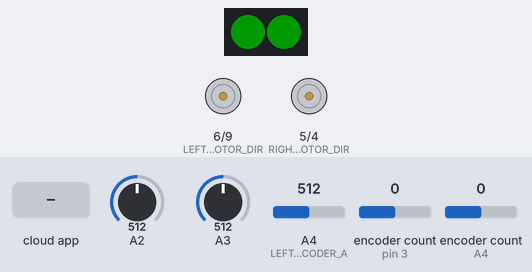
A sketch run on a simulated Arduino Uno, built with avr-gcc and run on an emulated ATmega328P. Parts: 2 RGB LEDs in strip order, left to right, direction and speed pins drawn as motors (green arrow = direction pin HIGH = forward, orange = LOW = backward, longer = more drive). The inputs (shaded band) are chosen by the test bench; at power-on: A2 = 512, A3 = 512, A4 (LEFT_ENCODER_A) = 512, encoder count (sensors on pin 3, A4) 0. Dim RGB values are drawn brighter than linear; the ROS host is connected and sends only what is stated.

Above: at 1.2 s.
1.3 s: the phone or cloud app sets angular.z to -100
At 1.49 s:
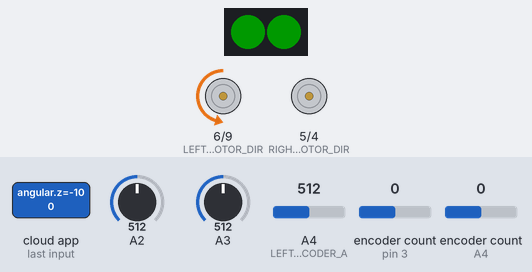
At 2.8 s:
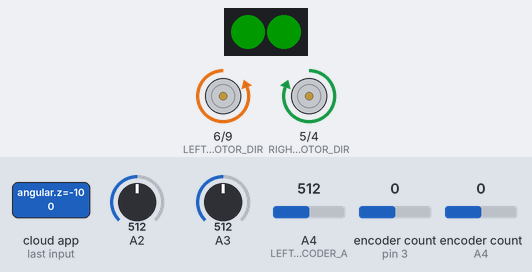
3.1 s: the phone or cloud app sets linear.x to -100
At 4.6 s:
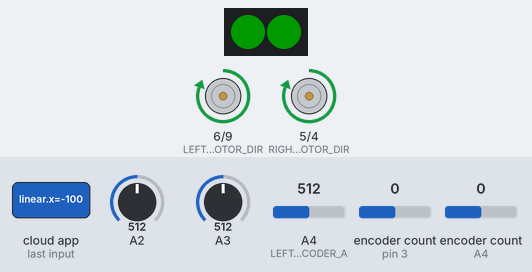
Timing chart, 0 to 6.1 s (numbered marks = the images above; inputs shaded):
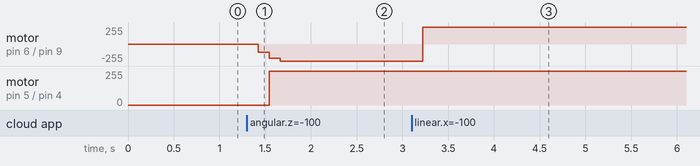

Measured:
- after the input at 1.3 s, motor on pin 6 (LEFT_MOTOR_DIR) / pin 9 (LEFT_MOTOR_PWM): stopped → backward 121/255 after 0.12 s, → backward 212/255 0.12 s later, → backward 255/255 0.12 s later; motor on pin 5 (RIGHT_MOTOR_DIR) / pin 4 (RIGHT_MOTOR_PWM): stopped → forward 255/255 after 0.24 s
- after the input at 3.1 s, motor on pin 6 (LEFT_MOTOR_DIR) / pin 9 (LEFT_MOTOR_PWM): backward 255/255 → forward 255/255 after 0.12 s

The sketch:

Sensors.ino
```cpp
#include "Header.h"

float getDistance(int ir_pin)
{
  /*
   * int ir_pin: Analog pin number of IR sensor
   * Returns distance in m (and cuts off at 0.1m and 0.8m because range of sensor is 10-80cm)
   */

  int ir_val[IR_SAMPLE_SIZE];

  // Collect samples from IR sensor
  for (int i = 0; i < IR_SAMPLE_SIZE; i++)
  {
    // Read analog value
    ir_val[i] = analogRead(ir_pin);
  }

  // Sort array of sensor values
  sortArray(ir_val, IR_SAMPLE_SIZE);

  // Use median value for further caluclations -> ir_val[SAMPLE_SIZE/2]
  float distance_cm = 4800.0 / (ir_val[IR_SAMPLE_SIZE / 2] - 20.0);

  // Alternative formulas found in experiments
  //5177 / (ir_val[SAMPLE_SIZE/2] -19.54) - 1.28;
  //4213 / (ir_val[SAMPLE_SIZE/2] -41.64);
  //rangeIR[0] = ( (364.0 * exp(-0.02714 * analog_temp0)) + (62.85 * exp(-0.004412 * analog_temp0)) ) * 0.01;


  // Check if distance inside range that can be measured by sensor (10-80cm), otherwise cut value off
  if (distance_cm > 80.0 || distance_cm < 0.0)
    return 0.81;
  else if (distance_cm < 10.0)
    return 0.09;
  return (float)(distance_cm / 100.0); // return in m
}

// Get IR Sensor values
float sensL()
{
  float distance = getDistance(IR_LEFT);
  return distance;
}
float sensF()
{
  float distance = getDistance(IR_FRONT);
  return distance;
}
float sensR()
{
  float distance = getDistance(IR_RIGHT);
  return distance;
}

void readSensorsIR(float *irLeft, float *irFront, float *irRight) {
  *irLeft = sensL();
  *irFront = sensF();
  *irRight = sensR();
}

// Helper function to sort array
void sortArray(int a[], int size)
{
  for (int i = 0; i < (size - 1); i++)
  {
    bool flag = true;
    for (int o = 0; o < (size - (i + 1)); o++)
    {
      if (a[o] > a[o + 1])
      {
        int t = a[o];
        a[o] = a[o + 1];
        a[o + 1] = t;
        flag = false;
      }
    }
    if (flag)
      break;
  }
}
```

AMazeBot.ino
```cpp
#include "Header.h"

void update() // update service routine
{
  encUpdate(&oldEncoderLeft, &oldEncoderRight);
  poseUpdate();
  pidControl(realSpeed, desiredSpeed);
  readSensorsIR(&distanceIR_L, &distanceIR_F, &distanceIR_R);
}

void setup()
{
  // Setup pins
  pinMode(LEFT_ENCODER_A, INPUT);
  pinMode(LEFT_ENCODER_B, INPUT);
  pinMode(RIGHT_ENCODER_A, INPUT);
  pinMode(RIGHT_ENCODER_B, INPUT);

  // Motors
  pinMode(RIGHT_MOTOR_DIR, OUTPUT);
  pinMode(RIGHT_MOTOR_PWM, OUTPUT);
  pinMode(LEFT_MOTOR_DIR, OUTPUT);
  pinMode(LEFT_MOTOR_PWM, OUTPUT);


  // Initialize oldEncoder values
  encUpdate(&oldEncoderLeft, &oldEncoderRight);
  FastLED.addLeds<WS2812, LED_PIN, GRB>(leds, NUM_LEDS);
  FastLED.setBrightness(25);

  // Setup ROS
  setupROS();


  desiredSpeed = cmd_vel(0.00, 0.0); // pass desired linear velocity (m/s) and angular velocitiy (rad/s)

  // Start motors
  digitalWrite(RIGHT_MOTOR_DIR, FORWARD);
  analogWrite(RIGHT_MOTOR_PWM, 0);

  digitalWrite(LEFT_MOTOR_DIR, FORWARD);
  analogWrite(LEFT_MOTOR_PWM, 0);

  // Initialize timestamp
  timestamp = millis();
}

void loop()
{
  // Polling version of the code
  if ((millis() - timestamp) >= 1000 / UPDATE_FREQUENCY)
  {
    update();  // update robot

    if(rosOK() == true) {
        publish(); // Publish all ROS messages
        nh.spinOnce(); // Receive messages
    }
    else {
        desiredSpeed = cmd_vel(0.00, 0.0); // Stop locally because message not getting through anymore
    }

    if (cmd_vel_timeout >= 5)
    {
        desiredSpeed = cmd_vel(0.00, 0.0);
        cmd_vel_pub.publish(&stop_msg); // Stop robot after timeout when not receiving any new messages
    }

    cmd_vel_timeout++;
    timestamp = millis();
  }
}
```

Header.h
```cpp
#ifndef HEADER_H
#define HEADER_H

// IMPORTS
#include <Encoder.h>
#include <FastLED.h>
#include <ros.h>
#include <std_msgs/Float32.h>
#include <std_msgs/UInt8MultiArray.h>
#include <geometry_msgs/Pose2D.h>
#include <geometry_msgs/Twist.h>

// PINS
#define LEFT_ENCODER_A 18
#define LEFT_ENCODER_B 19

#define RIGHT_ENCODER_A 3
#define RIGHT_ENCODER_B 2

#define RIGHT_MOTOR_PWM 4
#define LEFT_MOTOR_PWM 9

#define RIGHT_MOTOR_DIR 5
#define LEFT_MOTOR_DIR 6

#define IR_LEFT A2
#define IR_FRONT A3
#define IR_RIGHT A4

#define LED_PIN 10
#define NUM_LEDS 2

// OTHER CONSTANTS
#define UPDATE_FREQUENCY 10.0
#define IR_SAMPLE_SIZE 25
#define ENCODER_RES 8344.0 // 298 x 28
#define WHEEL_TO_WHEEL 0.097 //in meters
#define WHEEL_RADIUS 0.016

#define KP 10
#define KI 0.3
#define KD 0

#define FORWARD 0
#define BACKWARD 1

// STRUCTURES KINEMATICS
typedef struct
{
  float x;
  float y;
  float theta;
} Position;

typedef struct
{
  float left;
  float right; //Encoder difference on left and right wheel since last readout
} EncoderDifference;

typedef struct
{
  float lin_vel;
  float ang_vel;
  float wheel_left; //angular velocities of wheels
  float wheel_right;
} Speed;


// STRUCTURES PID
typedef struct {
    float AngVelLeft = 0;
    float AngVelRight = 0;
} ProportionalError;

typedef struct {
    float Left = 0;
    float Right = 0;
} DerivativeError;

typedef struct {
    float Left = 0;
    float Right = 0;
} IntegralError;


// GENERAL GLOBAL VARIABLES
Position robotPosition = {0.0, 0.0, 0.0};
unsigned long timestamp;

// SENSOR GLOBAL VARIABLES
float distanceIR_L, distanceIR_F, distanceIR_R;

// SMART RGB LED GLOBAL VARIABLES
CRGB leds[NUM_LEDS];

// KINEMATICS GLOBAL VARIABLES
Speed desiredSpeed;
Speed realSpeed;

long oldEncoderRight = 0;
long oldEncoderLeft = 0;
EncoderDifference encDiff = {0.0, 0.0};


// PID GLOBAL VARIABLES
ProportionalError PropErr;
DerivativeError DerivErr;
IntegralError IntegErr;

float gainLeft;
float gainRight;


// ENCODER DEFINITIONS
Encoder myEncLeft(LEFT_ENCODER_A, LEFT_ENCODER_B);
Encoder myEncRight(RIGHT_ENCODER_A, RIGHT_ENCODER_B);

// ROS
// Create node handle
ros::NodeHandle nh;

// Define message types
std_msgs::Float32 dist_msg;
geometry_msgs::Pose2D pose_msg;
geometry_msgs::Twist stop_msg; // initialized to zero

// Create Publishers
ros::Publisher left_dist_pub("left_distance", &dist_msg);
ros::Publisher front_dist_pub("front_distance", &dist_msg);
ros::Publisher right_dist_pub("right_distance", &dist_msg);
ros::Publisher pose_pub("pose", &pose_msg);
ros::Publisher cmd_vel_pub("cmd_vel", &stop_msg); // used as option to stop robot

// Create Subscribers
void readCmdVel(const geometry_msgs::Twist& msg);
ros::Subscriber<geometry_msgs::Twist> cmd_vel_sub("cmd_vel", readCmdVel);

void setPose(const geometry_msgs::Pose2D& msg);
ros::Subscriber<geometry_msgs::Pose2D> set_pose_sub("set_pose", setPose);

void setLED(const std_msgs::UInt8MultiArray& msg);
ros::Subscriber<std_msgs::UInt8MultiArray> rgb_leds_sub("rgb_leds", setLED);

int cmd_vel_timeout;

#endif
```

Kinematics.ino
```cpp
#include "Header.h"

// Receive desired linear and angular velocities as input
Speed cmd_vel(float lin_vel, float ang_vel)
{
  Speed robot;
  robot.lin_vel = lin_vel;
  robot.ang_vel = ang_vel;
  cmd_vel2wheels(&robot); // Convert the linear and angular velocities to the wheels' angular velocity

  return robot;
}

// Convert the linear and angular velocities to the wheels' angular velocity
void cmd_vel2wheels(Speed *speed)
{
  speed->wheel_left = (speed->lin_vel - WHEEL_TO_WHEEL / 2 * speed->ang_vel) / WHEEL_RADIUS;
  speed->wheel_right = (speed->lin_vel + WHEEL_TO_WHEEL / 2 * speed->ang_vel) / WHEEL_RADIUS;
}

/* Update position based on input linear and angular velocity + elapsed time since last iteration */
void poseUpdate()
{
  Position oldPosition = robotPosition;

  float timeDiff = (float)(millis() - timestamp) / 1000.0;// convert to seconds

  /* calculate and update real linear and angular speeds of robot */
  realSpeed.lin_vel = 2 * M_PI * WHEEL_RADIUS / ENCODER_RES * (encDiff.right + encDiff.left) / 2.0 / timeDiff;
  realSpeed.ang_vel = 2 * M_PI * WHEEL_RADIUS / ENCODER_RES * (encDiff.right - encDiff.left) / WHEEL_TO_WHEEL / timeDiff;

  /* update angular wheel speeds */
  cmd_vel2wheels(&realSpeed);

  /* calculate new position and angular orientation of robot */
  Position newPosition;
  newPosition.theta = atan2(sin(oldPosition.theta + realSpeed.ang_vel * timeDiff), cos(oldPosition.theta + realSpeed.ang_vel * timeDiff));
  newPosition.x = oldPosition.x + realSpeed.lin_vel * timeDiff * cos(newPosition.theta);
  newPosition.y = oldPosition.y + realSpeed.lin_vel * timeDiff * sin(newPosition.theta);

  /* Update RobotPosition */
  robotPosition.x = newPosition.x;
  robotPosition.y = newPosition.y;
  robotPosition.theta = newPosition.theta;
}


void printRobotPosition()
{
  char xstr[10];
  char ystr[10];
  char thetastr[10];
  char output[100];
  dtostrf(robotPosition.x, 6, 2, xstr);
  dtostrf(robotPosition.y, 6, 2, ystr);
  dtostrf(robotPosition.theta, 6, 2, thetastr);
  sprintf(output,"x: %s | y: %s | theta: %s", xstr, ystr, thetastr);
  nh.logdebug(output);

}


// Helper functions to convert radians <--> degrees
float radToDeg(float rad)
{
  return (rad * 180 / M_PI);
}

float degToRad(float deg)
{
  return (deg / 180 * M_PI);
}
```

Motors.ino
```cpp
#include "Header.h"

void encUpdate(long *oldEncoderLeft, long *oldEncoderRight) {
   *oldEncoderRight = encoderRight();
   *oldEncoderLeft = encoderLeft();
}

long encoderRight()
{
  long encoderRight = myEncRight.read();
  long rightRotation = encoderRight - oldEncoderRight;
  encDiff.right = rightRotation;

  return encoderRight;
}

long encoderLeft()
{
  long encoderLeft = myEncLeft.read();
  long leftRotation = encoderLeft - oldEncoderLeft;
  encDiff.left = leftRotation;

  return encoderLeft;
}
```

PID.ino
```cpp
#include "Header.h"

float gainPID = 0;

void pidControl(Speed realSpeed, Speed desiredSpeed) {
    float newPropLeft = desiredSpeed.wheel_left - realSpeed.wheel_left;
    float newPropRight = desiredSpeed.wheel_right - realSpeed.wheel_right;

    float newDerivLeft = newPropLeft - PropErr.AngVelLeft;
    float newDerivRight = newPropRight - PropErr.AngVelRight;

    float newIntegLeft = IntegErr.Left + newPropLeft;
    float newIntegRight = IntegErr.Right + newPropRight;

    gainLeft = KP*newPropLeft + KI*newIntegLeft*(1000/UPDATE_FREQUENCY) + KD*newDerivLeft/(1000/UPDATE_FREQUENCY);
    gainRight = KP*newPropRight + KI*newIntegRight*(1000/UPDATE_FREQUENCY) + KD*newDerivRight/(1000/UPDATE_FREQUENCY);

    PropErr.AngVelLeft = newPropLeft;
    PropErr.AngVelRight = newPropRight;
    DerivErr.Left = newDerivLeft;
    DerivErr.Right = newDerivRight;
    IntegErr.Left = newIntegLeft;
    IntegErr.Right = newIntegRight;

    if (gainLeft >= 0) {
      digitalWrite(LEFT_MOTOR_DIR, FORWARD);
    } else {
      digitalWrite(LEFT_MOTOR_DIR, BACKWARD);
    }

    if (gainRight >= 0) {
      digitalWrite(RIGHT_MOTOR_DIR, FORWARD);
    } else {
      digitalWrite(RIGHT_MOTOR_DIR, BACKWARD);
    }

    gainLeft = abs(gainLeft);
    gainRight = abs(gainRight);


    if (gainLeft >= 255) gainLeft = 255;
    if (gainRight >= 255) gainRight = 255;


    //analogWrite to PWM pin => gain !
    analogWrite(LEFT_MOTOR_PWM, gainLeft);
    analogWrite(RIGHT_MOTOR_PWM, gainRight);
}
```

ROS.ino
```cpp
#include "Header.h"

void setupROS()
{
  // Set LED color to yellow to indicate connection establishment
  leds[0] = CRGB(255, 255, 0);
  leds[1] = CRGB(255, 255, 0);
  FastLED.show();

  // Initialize NodeHandle
  nh.getHardware()->setBaud(57600); // needs to be first line
  nh.initNode();

  // Setup publishers
  nh.advertise(left_dist_pub);
  nh.advertise(front_dist_pub);
  nh.advertise(right_dist_pub);
  nh.advertise(pose_pub);
  nh.advertise(cmd_vel_pub);

  // Setup subscribers
  nh.subscribe(cmd_vel_sub);
  nh.subscribe(rgb_leds_sub);
  nh.subscribe(set_pose_sub);

  // Wait until you are actually connected
  while (!nh.connected())
  {
    nh.spinOnce();
  }

  // Set LED color to green to indicate succesful connection with ROS
  leds[0] = CRGB(0, 255, 0);
  leds[1] = CRGB(0, 255, 0);
  FastLED.show();
}

void publishSensorData() {

  // Set message data and publish message
  float left_ir, front_ir, right_ir;
  readSensorsIR(&left_ir, &front_ir, &right_ir);

  dist_msg.data = left_ir;
  left_dist_pub.publish(&dist_msg);

  dist_msg.data = front_ir;
  front_dist_pub.publish(&dist_msg);

  dist_msg.data = right_ir;
  right_dist_pub.publish(&dist_msg);

}

void publishPose() {
  // Publish robot pose
  pose_msg.x = robotPosition.x;
  pose_msg.y = robotPosition.y;
  pose_msg.theta = robotPosition.theta;
  pose_pub.publish(&pose_msg);
}

void publish()
{
    publishPose();
    publishSensorData();
}

void readCmdVel(const geometry_msgs::Twist& msg) {
  // Receive cmd_vel message and process
  float linear = msg.linear.x;
  float angular = msg.angular.z;

  desiredSpeed = cmd_vel(linear, angular); // pass desired linear velocity (m/s) and angular velocitiy (rad/s)

  // Fix out of range speed
  while (desiredSpeed.wheel_left >= 5.0 || desiredSpeed.wheel_right >= 5.0)
  {
    linear *= 0.99;
    angular *= 0.99;
    desiredSpeed = cmd_vel(linear, angular); // pass desired linear velocity (m/s) and angular velocitiy (rad/s)
  }
  cmd_vel_timeout = 0; // reset timeout counter
}

void setPose(const geometry_msgs::Pose2D& msg) {
  // Receive pose and set robot position
  robotPosition.x = msg.x;
  robotPosition.y = msg.y;
  robotPosition.theta = msg.theta;
}

void setLED(const std_msgs::UInt8MultiArray& msg) {
  // Set RGB LEDs
  leds[0] = CRGB(msg.data[0], msg.data[1], msg.data[2]);
  leds[1] = CRGB(msg.data[3], msg.data[4], msg.data[5]);
  FastLED.show();
}

bool rosOK()
{
  static bool last_connected;
  if (!nh.connected()) {
    // Change LEDs to red if disconnected
    leds[0] = CRGB(255, 0, 0);
    leds[1] = CRGB(255, 0, 0);
    FastLED.show();
    last_connected = false;
    return false;
  }

  if (last_connected == false)
  {
    // Change LEDs to green if reconnected (only first time)
    leds[0] = CRGB(0, 255, 0);
    leds[1] = CRGB(0, 255, 0);
    FastLED.show();
    last_connected = true;
  }
  return true;
}
```
